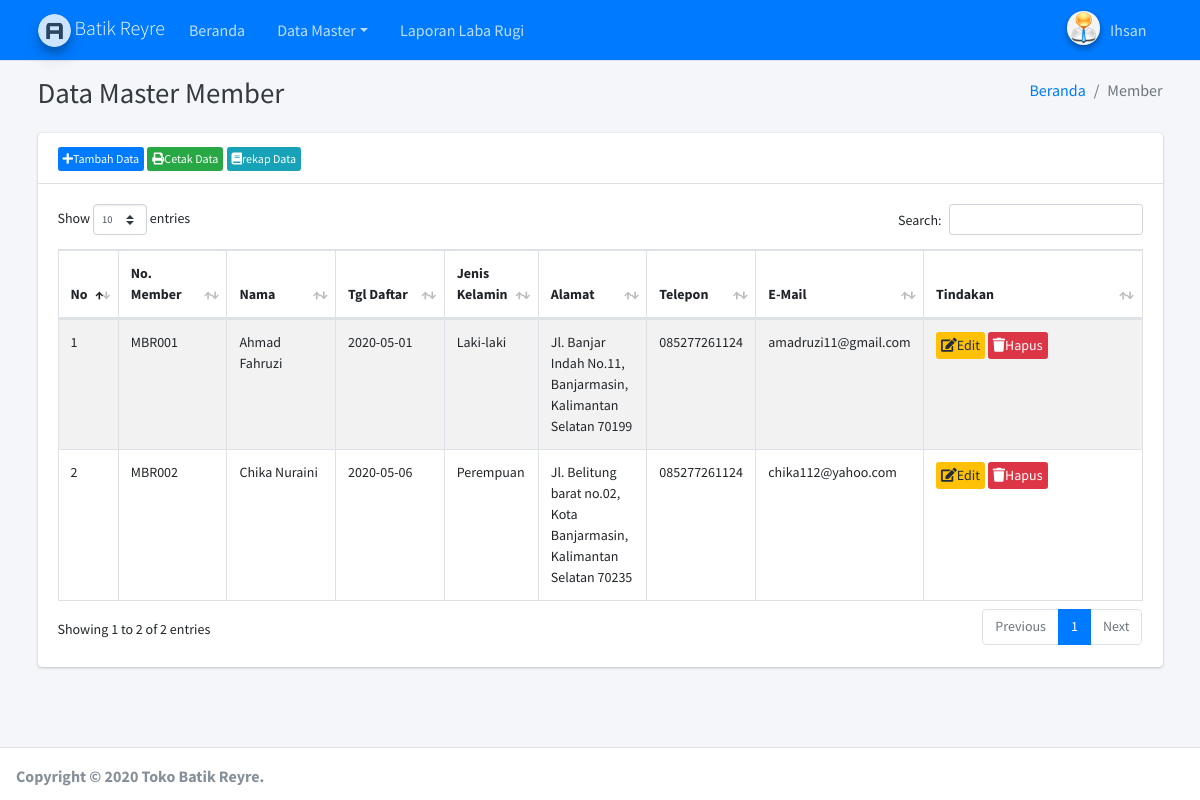
The page /paneladmin/admin.php?hlm=member (signed in) on the database its author committed.
### tables this page shows
CREATE TABLE `tbl_member` (
  `no_member` varchar(250) NOT NULL,
  `nm_dpn` varchar(250) NOT NULL,
  `nm_blkg` varchar(250) NOT NULL,
  `tgl_daftar` date NOT NULL,
  `jk` varchar(20) NOT NULL,
  `provinsi` varchar(250) NOT NULL,
  `kota` varchar(250) NOT NULL,
  `alamat` text NOT NULL,
  `kode_pos` int(11) NOT NULL,
  `telp` varchar(20) NOT NULL,
  `email` varchar(50) NOT NULL,
  `password` varchar(50) NOT NULL
);

### paneladmin/site/member/member.php (the view, shortened to what this page needs)
<?php
require_once'koneksi.php';
?>
<?php
if( empty( $_SESSION['id_user'] ) ){
	$_SESSION['err'] = '<strong>ERROR!</strong> Anda harus login terlebih dahulu.';
	header('Location: ./');
	die();
} else {
	if( isset( $_REQUEST['aksi'] )){
		$aksi = $_REQUEST['aksi'];
		switch($aksi){
			case 'baru':
				include 'member_baru.php';
				break;
			case 'edit':
				include 'member_edit.php';
				break;
			case 'hapus':
				include 'member_hapus.php';
				break;
			case 'cetak':
				include 'member_print.php';
				break;
			case 'rekap':
				include 'member_rekap.php';
				break;
		}
	} else {
?>
  <div class="content-wrapper">
    <div class="content-header">
      <div class="container">
        <div class="row mb-2">
          <div class="col-sm-6">
            <h1 class="m-0 text-dark"> Data Master Member</h1>
          </div>
          <div class="col-sm-6">
            <ol class="breadcrumb float-sm-right">
              <li class="breadcrumb-item"><a href="admin.php">Beranda</a></li>
              <li class="breadcrumb-item active">Member</li>
            </ol>
          </div>
        </div>
      </div>
    </div>
<div class="content">
<div class="container">
<div class="row">
<div class="col-lg-12">
<div class="card">
	<div class="card-header">
		<div class="box pull-right">
			<a href="./admin.php?hlm=member&aksi=baru" type="button" class="btn btn-primary btn-xs"><i class="fas fa-plus nav-icon"></i>Tambah Data</a>
			<a href="./admin.php?hlm=member&aksi=cetak" target="_blank" type="button" class="btn btn-success btn-xs"><i class="fas fa-print nav-icon"></i>Cetak Data</a>
			<a href="./admin.php?hlm=member&aksi=rekap" target="_blank" type="button" class="btn btn-info btn-xs"><i class="fas fa-book nav-icon"></i>rekap Data</a>
		</div>
	</div>
<div class="card-body text-sm">
<table id="example1" class="table table-bordered table-striped">
				 <thead>
				   <tr class="info">
					 <th width="5%">No</th>
					 <th width="10%">No. Member</th>
					 <th width="10%">Nama</th>
					 <th width="10%">Tgl Daftar</th>
					 <th width="5%">Jenis Kelamin</th>
					 <th width="10%">Alamat</th>
					 <th width="10%">Telepon</th>
					 <th width="10%">E-Mail</th>
					 <th width="20%">Tindakan</th>
				   </tr>
				 </thead>
<tbody>
<?php
if(!ISSET($_POST['submit'])){
$sql = "SELECT * FROM tbl_member";
$no = 0;
$query = mysqli_query($koneksi, $sql);
while ($row = mysqli_fetch_array($query)){
$no++;
?>
<tr>
 <td><?php echo $no; ?></td>
 <td><?php echo $row['no_member']; ?></td>
 <td><?php echo $row['nm_dpn']; ?> <?php echo $row['nm_blkg']; ?></td>
 <td><?php echo $row['tgl_daftar']; ?></td>
 <td><?php echo $row['jk']; ?></td>
 <td><?php echo $row['alamat']; ?>, <?php echo $row['kota']; ?>, <?php echo $row['provinsi']; ?> <?php echo $row['kode_pos']; ?></td>
 <td><?php echo $row['telp']; ?></td>
 <td><?php echo $row['email']; ?></td>
 <td>
		<a href="?hlm=member&aksi=edit&no_member=<?php echo $row['no_member']; ?>" class="btn btn-warning btn-xs"><i class="fas fa-edit nav-icon"></i>Edit</a>
		<a href="?hlm=member&aksi=hapus&submit=yes&no_member=<?php echo $row['no_member']; ?>" onclick="return konfirmasi()" class="btn btn-danger btn-xs"><i class="fas fa-trash nav-icon"></i>Hapus</a>
 </td>
</tr>
<?php } } ?>
	<?php }} ?>
	</tbody>
</table>
            </div>
          </div>
        </div>
      </div>
	</div>
    </div>
	</div>

### rows shown on the page
tbl_member: no_member "MBR001", nm_dpn "Ahmad", nm_blkg "Fahruzi", tgl_daftar "2020-05-01", jk "Laki-laki", alamat "Jl. Banjar Indah No.11", kota "Banjarmasin", provinsi "Kalimantan Selatan", kode_pos "70199", telp "085277261124", email "amadruzi11@gmail.com"
tbl_member: no_member "MBR002", nm_dpn "Chika", nm_blkg "Nuraini", tgl_daftar "2020-05-06", jk "Perempuan", alamat "Jl. Belitung barat no.02", kota "Kota Banjarmasin", provinsi "Kalimantan Selatan", kode_pos "70235", telp "085277261124", email "chika112@yahoo.com"

### other values the page prints
$_SESSION['nm_admin'] "Ihsan"
